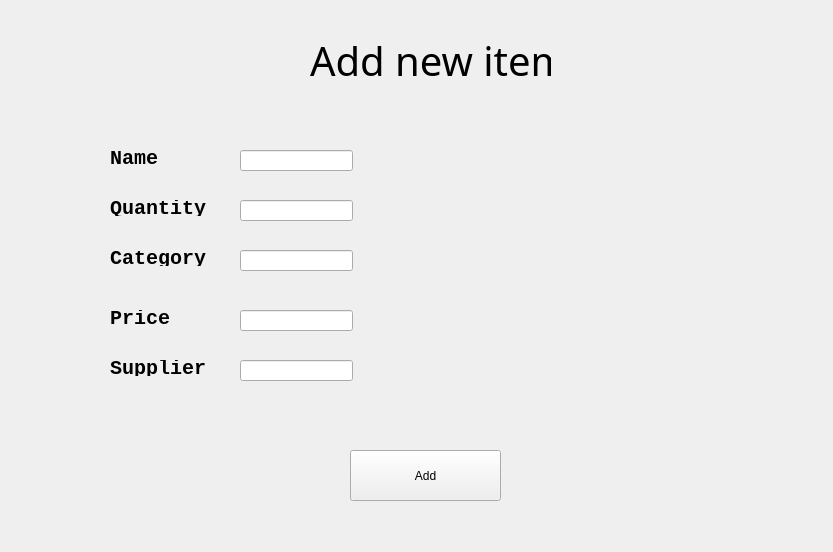
<?xml version="1.0" encoding="UTF-8"?>
<ui version="4.0">
 <class>additem</class>
 <widget class="QWidget" name="additem">
  <property name="geometry">
   <rect>
    <x>0</x>
    <y>0</y>
    <width>833</width>
    <height>552</height>
   </rect>
  </property>
  <property name="windowTitle">
   <string>Form</string>
  </property>
  <widget class="QLineEdit" name="lineEdit_name">
   <property name="geometry">
    <rect>
     <x>240</x>
     <y>150</y>
     <width>113</width>
     <height>21</height>
    </rect>
   </property>
  </widget>
  <widget class="QLineEdit" name="lineEdit_category">
   <property name="geometry">
    <rect>
     <x>240</x>
     <y>250</y>
     <width>113</width>
     <height>21</height>
    </rect>
   </property>
   <property name="echoMode">
    <enum>QLineEdit::EchoMode::Normal</enum>
   </property>
  </widget>
  <widget class="QLabel" name="label_category">
   <property name="geometry">
    <rect>
     <x>110</x>
     <y>250</y>
     <width>111</width>
     <height>16</height>
    </rect>
   </property>
   <property name="font">
    <font>
     <family>Lucida Console</family>
     <pointsize>15</pointsize>
     <bold>true</bold>
    </font>
   </property>
   <property name="text">
    <string>Category</string>
   </property>
  </widget>
  <widget class="QLabel" name="label_price">
   <property name="geometry">
    <rect>
     <x>110</x>
     <y>310</y>
     <width>111</width>
     <height>16</height>
    </rect>
   </property>
   <property name="font">
    <font>
     <family>Lucida Console</family>
     <pointsize>15</pointsize>
     <bold>true</bold>
    </font>
   </property>
   <property name="text">
    <string>Price</string>
   </property>
  </widget>
  <widget class="QLabel" name="label_quantityError">
   <property name="geometry">
    <rect>
     <x>100</x>
     <y>390</y>
     <width>481</width>
     <height>41</height>
    </rect>
   </property>
   <property name="text">
    <string/>
   </property>
   <property name="wordWrap">
    <bool>true</bool>
   </property>
  </widget>
  <widget class="QLineEdit" name="lineEdit_quantity">
   <property name="geometry">
    <rect>
     <x>240</x>
     <y>200</y>
     <width>113</width>
     <height>21</height>
    </rect>
   </property>
   <property name="echoMode">
    <enum>QLineEdit::EchoMode::Normal</enum>
   </property>
  </widget>
  <widget class="QPushButton" name="additemButton">
   <property name="geometry">
    <rect>
     <x>350</x>
     <y>450</y>
     <width>151</width>
     <height>51</height>
    </rect>
   </property>
   <property name="text">
    <string>Add</string>
   </property>
  </widget>
  <widget class="QLabel" name="additempage">
   <property name="geometry">
    <rect>
     <x>310</x>
     <y>30</y>
     <width>241</width>
     <height>61</height>
    </rect>
   </property>
   <property name="font">
    <font>
     <family>Futura</family>
     <pointsize>30</pointsize>
     <italic>false</italic>
    </font>
   </property>
   <property name="text">
    <string>Add new item</string>
   </property>
  </widget>
  <widget class="QLabel" name="label_quantity">
   <property name="geometry">
    <rect>
     <x>110</x>
     <y>200</y>
     <width>111</width>
     <height>16</height>
    </rect>
   </property>
   <property name="font">
    <font>
     <family>Lucida Console</family>
     <pointsize>15</pointsize>
     <bold>true</bold>
    </font>
   </property>
   <property name="text">
    <string>Quantity</string>
   </property>
  </widget>
  <widget class="QLabel" name="label_name">
   <property name="geometry">
    <rect>
     <x>110</x>
     <y>150</y>
     <width>61</width>
     <height>16</height>
    </rect>
   </property>
   <property name="font">
    <font>
     <family>Lucida Console</family>
     <pointsize>15</pointsize>
     <bold>true</bold>
    </font>
   </property>
   <property name="text">
    <string>Name</string>
   </property>
  </widget>
  <widget class="QLabel" name="label_supplier">
   <property name="geometry">
    <rect>
     <x>110</x>
     <y>360</y>
     <width>111</width>
     <height>16</height>
    </rect>
   </property>
   <property name="font">
    <font>
     <family>Lucida Console</family>
     <pointsize>15</pointsize>
     <bold>true</bold>
    </font>
   </property>
   <property name="text">
    <string>Supplier</string>
   </property>
  </widget>
  <widget class="QLineEdit" name="lineEdit_price">
   <property name="geometry">
    <rect>
     <x>240</x>
     <y>310</y>
     <width>113</width>
     <height>21</height>
    </rect>
   </property>
   <property name="echoMode">
    <enum>QLineEdit::EchoMode::Normal</enum>
   </property>
  </widget>
  <widget class="QLineEdit" name="lineEdit_supplier">
   <property name="geometry">
    <rect>
     <x>240</x>
     <y>360</y>
     <width>113</width>
     <height>21</height>
    </rect>
   </property>
   <property name="echoMode">
    <enum>QLineEdit::EchoMode::Normal</enum>
   </property>
  </widget>
 </widget>
 <resources/>
 <connections/>
</ui>
